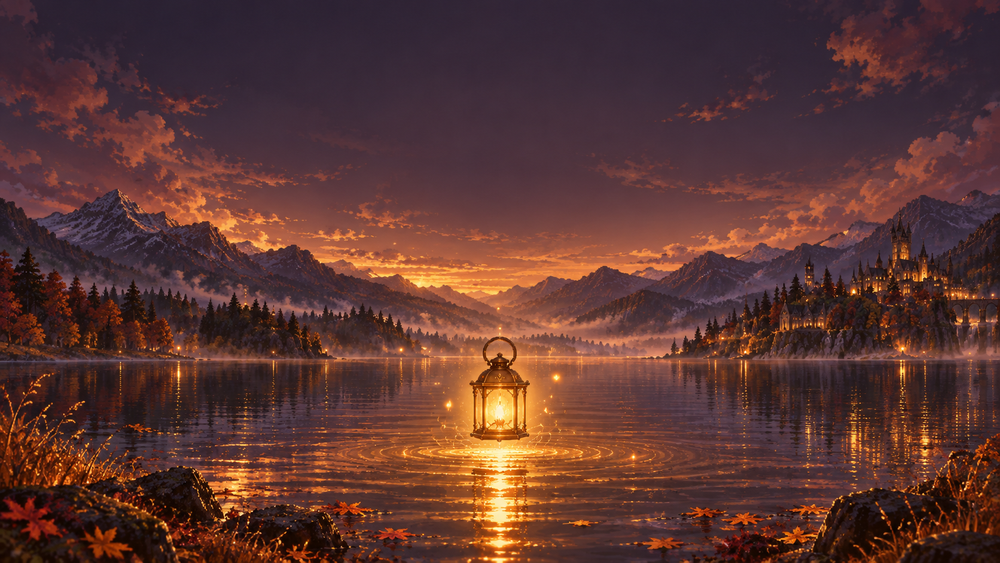
#> input picture art/opening-lantern-mere.png, 1000 x 563 px, shrunk from 1672 x 941 before the run
$ python make_opening_assets.py
#> lines starting #> are read from the running program, lines starting #| are printed output that depends on the picture
#> in main, im is the input picture: PIL image 1000x563 RGB; mean R, G, B 91.8, 54.5, 49.6
"""Derive the opening scene's masks and window lights from the painting. Original art is never modified."""
from pathlib import Path
from PIL import Image, ImageChops, ImageFilter
import colorsys, json, random

ROOT = Path(__file__).resolve().parent.parent
SOURCE = ROOT / 'art' / 'opening-lantern-mere.png'
OUT = ROOT / 'public' / 'opening'


def smooth(a, b, x):
    t = min(1, max(0, (x - a) / (b - a)))
    return t * t * (3 - 2 * t)


def build_mask(im, rows, cols, alpha):
#> called with rows = (0.46, 0.575), cols = (0, 1)
    W, H = im.size
#> W = 1000; H = 563
    px = im.load()
    m = Image.new('L', (W, H), 0)
#> m: PIL image 1000x563 L; every value is 0
    mp = m.load()
    for y in range(int(rows[0] * H), int(rows[1] * H)):
        for x in range(int(cols[0] * W), int(cols[1] * W)):
            r, g, b = px[x, y]
            _, s, v = colorsys.rgb_to_hsv(r / 255, g / 255, b / 255)
            mp[x, y] = int(255 * alpha(x / W, y / H, s, v))
    return m


def wisps(im):
    """Mist rising above the treeline and in the valleys (not the low mist among trees)."""
    m = build_mask(im, (.46, .575), (0, 1), lambda x, y, s, v:
                   smooth(.46, .485, y) * smooth(.575, .545, y) * (1 - smooth(.70, .74, x))
                   * smooth(.36, .52, v) * smooth(.64, .48, s))
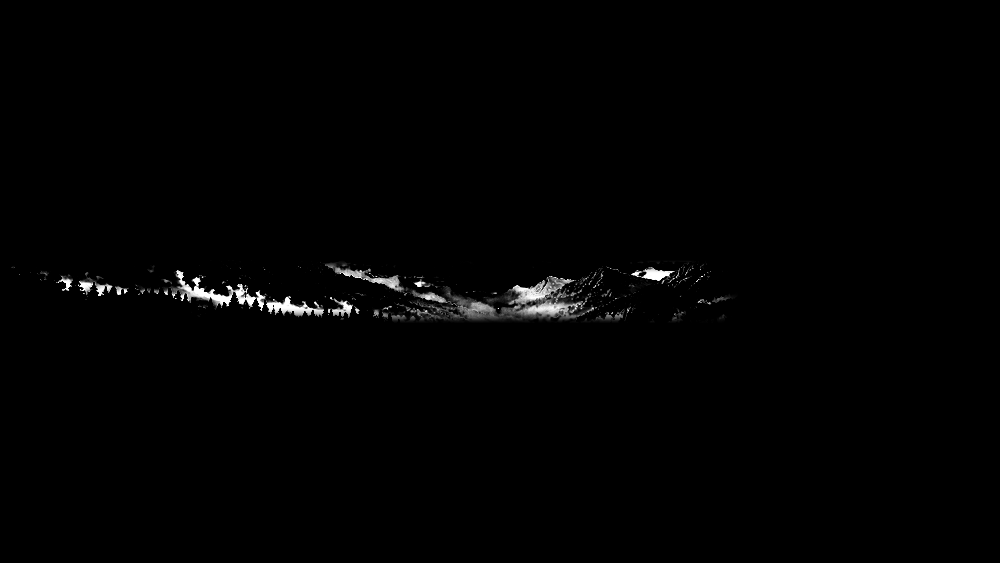
#> m: PIL image 1000x563 L; min 0, max 255, mean 2.2
    return m.filter(ImageFilter.GaussianBlur(3)).point(lambda v: 255 if v > 70 else 0) \
            .filter(ImageFilter.MinFilter(5)).filter(ImageFilter.GaussianBlur(5))


def puffs(im):
    """The soft pink cloud puffs on the left mountainside."""
    m = build_mask(im, (.43, .59), (.05, .52), lambda x, y, s, v:
                   smooth(.43, .455, y) * smooth(.59, .565, y) * smooth(.05, .09, x) * smooth(.52, .48, x)
                   * smooth(.28, .42, v) * smooth(.62, .5, s))
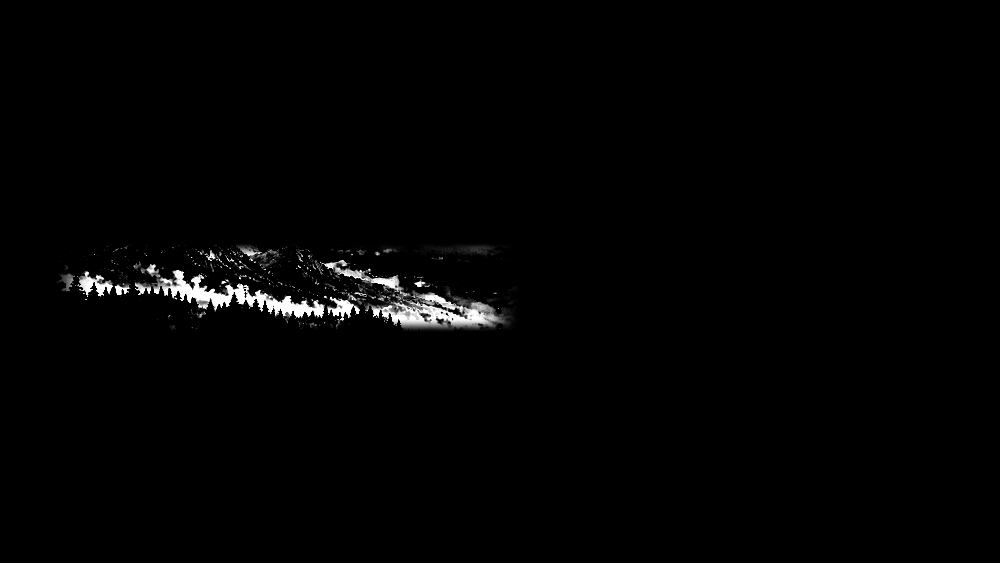
#> m: PIL image 1000x563 L; min 0, max 255, mean 3.1
    return m.filter(ImageFilter.GaussianBlur(2.5)).point(lambda v: 255 if v > 90 else 0) \
            .filter(ImageFilter.MinFilter(7)).filter(ImageFilter.GaussianBlur(4))
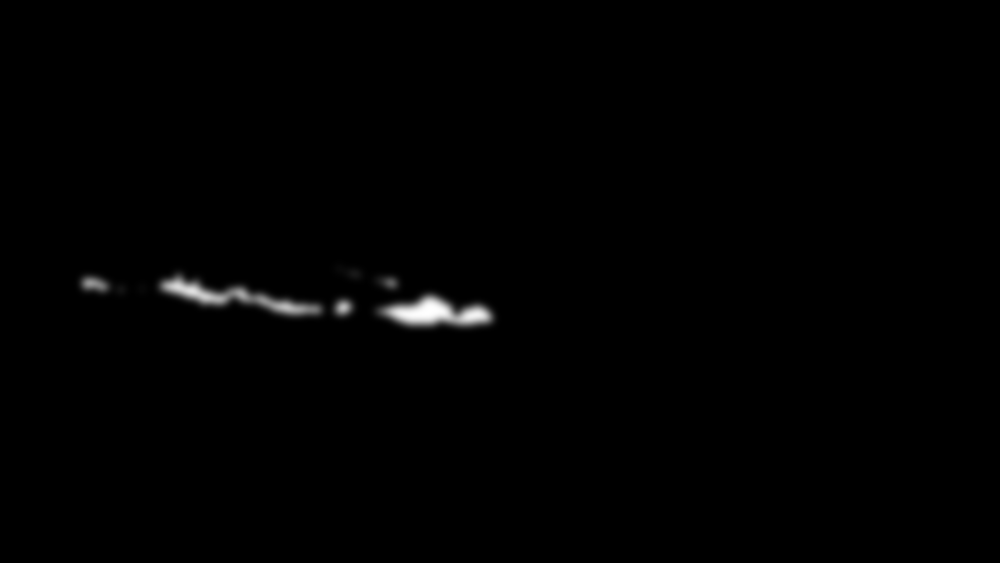
#> returned value: PIL image 1000x563 L; min 0, max 255, mean 1.6


def save_alpha(mask, path):
    out = Image.new('RGBA', mask.size, (255, 255, 255, 0))
    out.putalpha(mask)
    out.save(path)


def castle_lights(im):
    W, H = im.size
    px = im.load()
    clusters = []
    for y in range(int(.33 * H), int(.66 * H)):
        for x in range(int(.74 * W), W):
            r, g, b = px[x, y]
            if r > 235 and g > 170 and b < 170 and r - b > 90:
                for c in clusters:
                    if abs(c[0] / c[2] - x) < 6 and abs(c[1] / c[2] - y) < 6:
                        c[0] += x; c[1] += y; c[2] += 1
                        break
                else:
                    clusters.append([x, y, 1])
    lights = [[round(c[0] / c[2]), round(c[1] / c[2]), c[2]] for c in clusters if c[2] >= 3]
    random.Random(4).shuffle(lights)
    return lights[:28]


def main():
    OUT.mkdir(parents=True, exist_ok=True)
    stamp = OUT / '.source-mtime'
    if stamp.exists() and stamp.read_text() == str(SOURCE.stat().st_mtime):
        print('Opening assets are up to date.')
        return
    im = Image.open(SOURCE).convert('RGB')
    im.save(OUT / 'painting.webp', 'WEBP', quality=92, method=6)
    cloud = ImageChops.lighter(wisps(im), puffs(im))
    save_alpha(cloud, OUT / 'wisps-mask.png')
    zone = cloud.point(lambda v: 255 if v > 40 else 0).filter(ImageFilter.MaxFilter(15)).filter(ImageFilter.GaussianBlur(18))
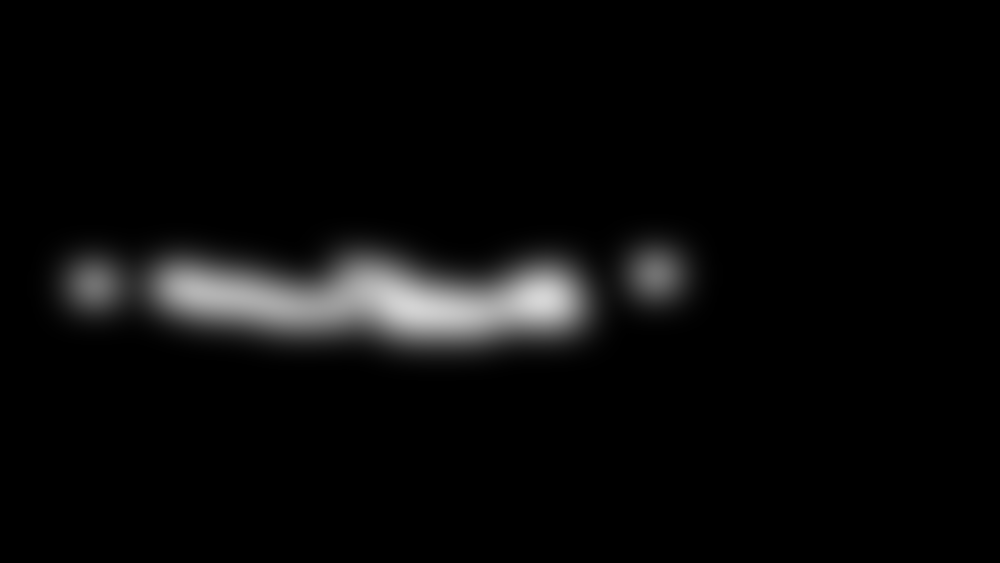
#> zone: PIL image 1000x563 L; min 0, max 214, mean 9.6
    save_alpha(zone, OUT / 'fog-zone.png')
    (OUT / 'castle-lights.json').write_text(json.dumps(castle_lights(im)))
    stamp.write_text(str(SOURCE.stat().st_mtime))
    print('Prepared opening scene assets.')


if __name__ == '__main__':
    main()

$ run again, with art/academy-map.png copied over art/opening-lantern-mere.png
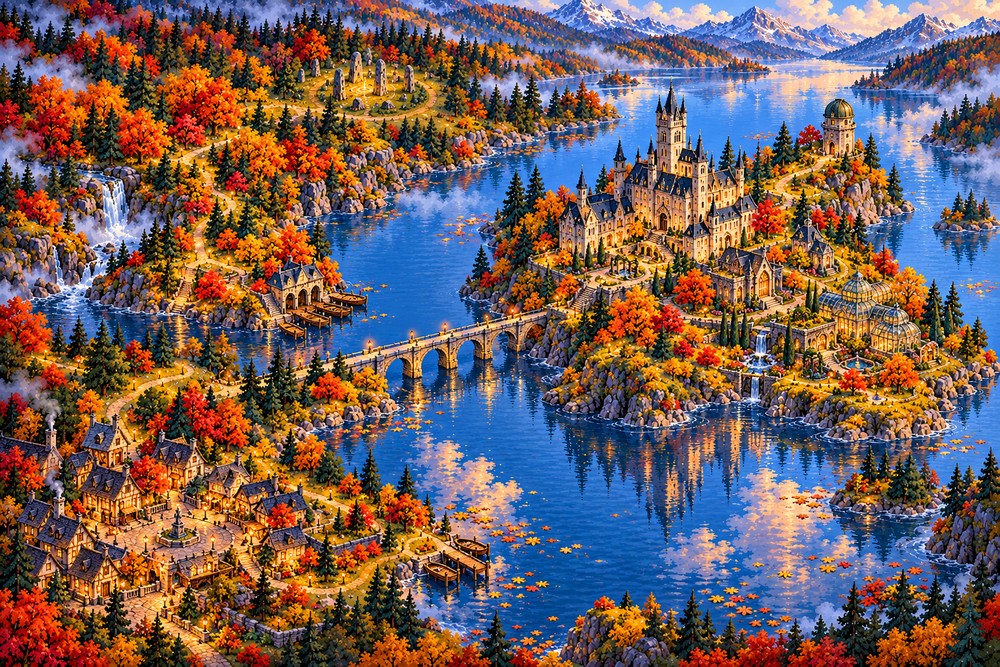
#> input picture art/academy-map.png, 1000 x 667 px, shrunk from 1536 x 1024 before the run
#> in main, im is the input picture: PIL image 1000x667 RGB; mean R, G, B 113.8, 94.2, 90.5
#> in puffs, `m = build_mask(im, (.43, .59), (.05, .52), lambda x, y, s, v: smooth(...`:
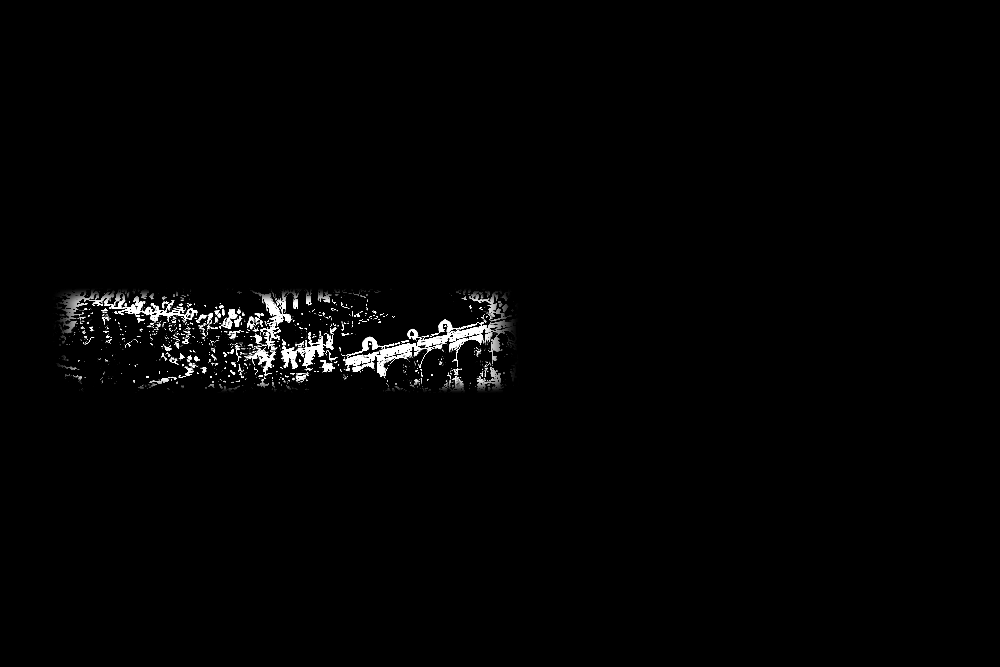
#> m: PIL image 1000x667 L; min 0, max 255, mean 3.5
#> in main, `zone = cloud.point(lambda v: 255 if v > 40 else 0).filter(ImageFilter...`:
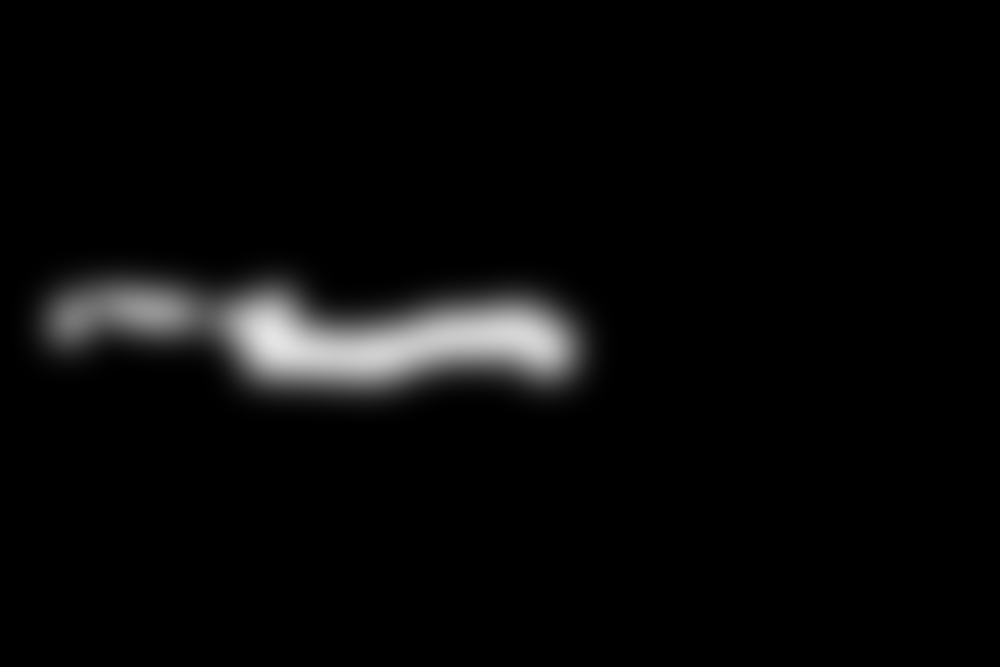
#> zone: PIL image 1000x667 L; min 0, max 228, mean 8.7
